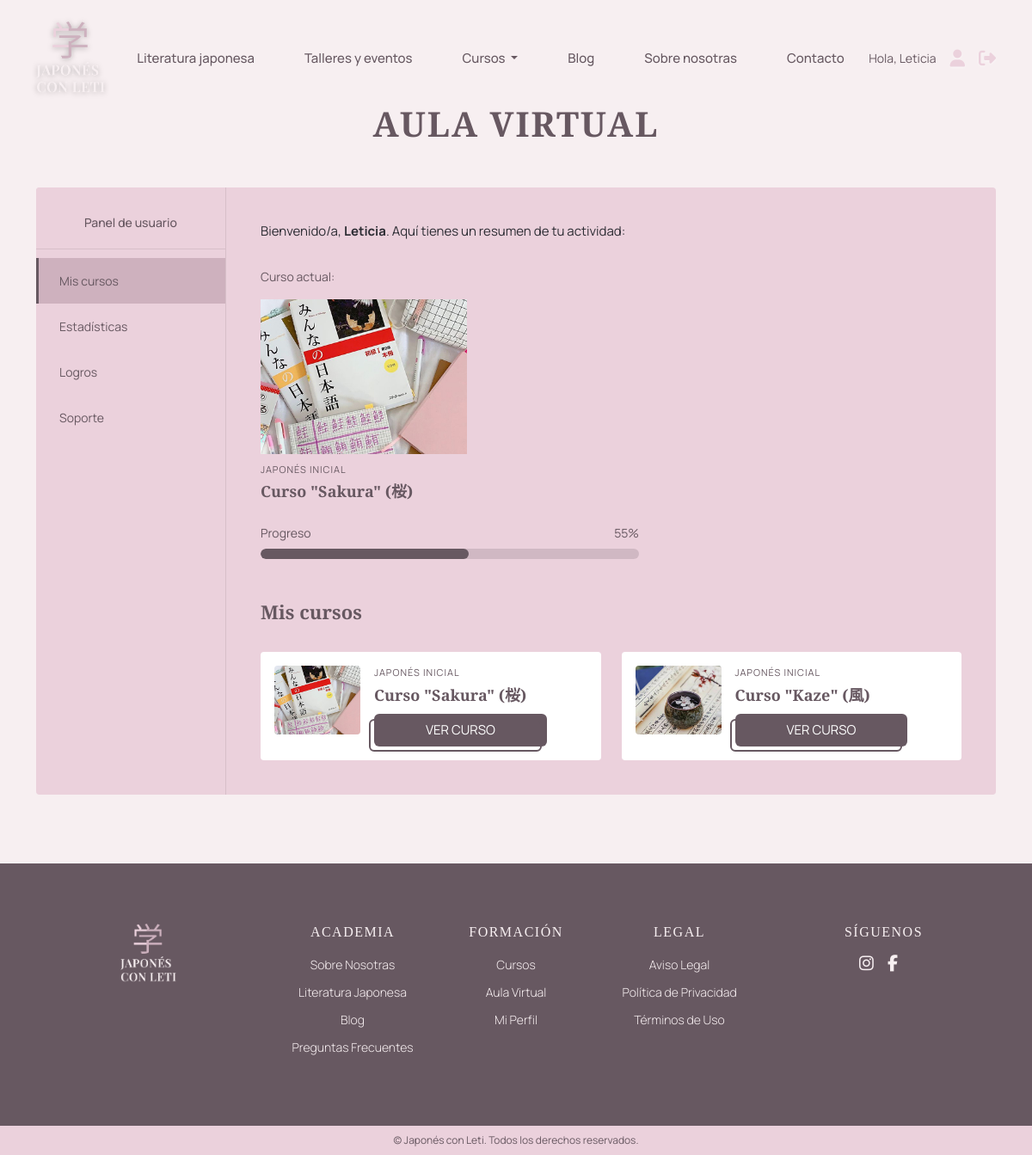
/aula-virtual.php (signed in), run on the app's committed database.
### tables this page shows
CREATE TABLE `usuarios` (
  `id_usuario` int(11) NOT NULL,
  `nombre` varchar(100) NOT NULL,
  `apellido` varchar(100) NOT NULL,
  `nombre_usuario` varchar(100) NOT NULL,
  `email` varchar(255) NOT NULL,
  `password` varchar(255) NOT NULL,
  `telefono` varchar(20) DEFAULT NULL,
  `foto` varchar(255) DEFAULT NULL,
  `rol` enum('admin','cliente') NOT NULL DEFAULT 'cliente',
  `activo` tinyint(1) NOT NULL DEFAULT 1,
  `fecha_registro` datetime NOT NULL DEFAULT current_timestamp()
);

CREATE TABLE `cursos` (
  `id_curso` int(11) NOT NULL,
  `id_nivel` int(11) NOT NULL,
  `titulo` varchar(255) NOT NULL,
  `descripcion` text DEFAULT NULL,
  `img` varchar(255) DEFAULT NULL,
  `activo` tinyint(1) NOT NULL DEFAULT 1,
  `contenidos` text DEFAULT NULL,
  `objetivos` text DEFAULT NULL,
  `subtitulo` varchar(255) DEFAULT NULL,
  `img_grande` varchar(255) DEFAULT NULL,
  `img_kanji` varchar(255) DEFAULT NULL
);

### aula-virtual.php (the view, shortened to what this page needs)
<?php
require_once 'conexion.php';
$id_usuario = $_SESSION['id_usuario'];
$consultaUsuario = $conexion->prepare("SELECT * FROM usuarios WHERE id_usuario = :id_usuario");
$consultaUsuario->execute([':id_usuario' => $id_usuario]);
$usuario = $consultaUsuario->fetch(PDO::FETCH_ASSOC);
$consultaCursos = $conexion->prepare("SELECT cursos.* FROM cursos JOIN usuarios_cursos ON cursos.id_curso = usuarios_cursos.id_curso WHERE usuarios_cursos.id_usuario = :id_usuario");
$consultaCursos->execute([':id_usuario' => $id_usuario]);
$misCursos = $consultaCursos->fetchAll(PDO::FETCH_ASSOC);
$cursoPrincipal = !empty($misCursos) ? $misCursos[0] : null;
include("header.php");
?>
<section class="aula-section">
  <div class="container">
    <h1 class="aula-titulo text-center">AULA VIRTUAL</h1>
    <div class="aula-inner">
      <aside class="aula-sidebar">
        <p class="aula-sidebar-header">Panel de usuario</p>
        <ul class="aula-sidebar-menu">
          <li>
            <a href="#mis-cursos" class="aula-sidebar-link active">Mis cursos</a>
          </li>
          <li>
            <a href="#estadisticas" class="aula-sidebar-link">Estadísticas</a>
          </li>
          <li>
            <a href="#logros" class="aula-sidebar-link">Logros</a>
          </li>
          <li>
            <a href="#soporte" class="aula-sidebar-link">Soporte</a>
          </li>
        </ul>
      </aside>
      <div class="aula-contenido">
        <p class="aula-bienvenida">
          Bienvenido/a, <strong><?= $usuario['nombre'] ?></strong>. Aquí tienes un resumen de tu actividad:
        </p>
        <?php if ($cursoPrincipal) { ?>
          <div class="aula-curso-actual">
            <p class="aula-curso-actual-label">Curso actual:</p>
            <div class="aula-curso-card">
              <img src="img/<?= $cursoPrincipal['img'] ?>" alt="<?= $cursoPrincipal['titulo'] ?>" class="aula-curso-img">
              <p class="aula-curso-nivel">
                <?= $cursoPrincipal['id_nivel'] == 1 ? 'JAPONÉS INICIAL' : 'JAPONÉS INTERMEDIO' ?>
              </p>
              <p class="aula-curso-titulo"><?= $cursoPrincipal['titulo'] ?></p>
            </div>
            <div class="aula-progreso">
              <div class="aula-progreso-header">
                <span>Progreso</span>
                <span>55%</span>
              </div>
              <div class="aula-progreso-barra">
                <div class="aula-progreso-fill" style="width: 55%"></div>
              </div>
            </div>
          </div>
        <?php } ?>
        <div id="mis-cursos" class="aula-mis-cursos mt-5">
          <h2 class="aula-seccion-titulo">Mis cursos</h2>
          <div class="row g-4 mt-2">
            <?php foreach ($misCursos as $curso) { ?>
            <div class="col-md-6">
            <div class="aula-mis-cursos-card">
                <img src="img/<?= $curso['img'] ?>" alt="<?= $curso['titulo'] ?>" class="aula-mis-cursos-img">
                <div class="aula-mis-cursos-info">
                <p class="aula-curso-nivel">
                    <?= $curso['id_nivel'] == 1 ? 'JAPONÉS INICIAL' : 'JAPONÉS INTERMEDIO' ?>
                </p>
                <p class="aula-curso-titulo"><?= $curso['titulo'] ?></p>
                <a href="leccion.php?id=1" class="btn miBoton mt-2">VER CURSO</a>
                </div>
            </div>
            </div>
            <?php } ?>
          </div>
        </div>
      </div>
    </div>
  </div>
</section>
<?php include("footer.php"); ?>

### styles/style.css (style rules this page uses)
:root { --lavanda: #F7EFF1; --rosa: #EBD1DC; --marron-claro: #CEB1BE; --marron-oscuro: #675861; --negro: #2D2D34; --font-serif: "Playfair Display", serif; --font-sans: "Manrope", sans-serif; }
* { margin: 0; padding: 0; box-sizing: border-box; }
a { text-decoration: none; }
h1 { font-family: var(--font-serif); font-weight: 600; letter-spacing: 2px; }
h2 { font-family: var(--font-serif); font-weight: 600; font-size: 30px; }
p { font-family: var(--font-sans); font-size: 15px; }
.miBoton { position: relative; background-color: var(--marron-oscuro); color: white; border-radius: 6px; padding: 8px 60px; display: inline-flex; align-items: center; justify-content: center; border: none; z-index: 2; font-family: var(--font-sans); font-size: 15px; text-transform: uppercase; transition: background-color 0.3s, color 0.3s; }
.miBoton::after { content: ""; position: absolute; top: 6px; left: -6px; width: 100%; height: 100%; border: 2px solid var(--marron-oscuro); border-radius: 6px; z-index: -1; transition: all 0.6s ease; }
.aula-section { background-color: var(--lavanda); min-height: 100vh; padding: 120px 0 80px; }
.aula-titulo { font-family: var(--font-serif); font-size: 40px; font-weight: 600; color: var(--marron-oscuro); letter-spacing: 2px; margin-bottom: 50px; }
.aula-inner { display: flex; gap: 0; align-items: flex-start; background-color: var(--rosa); border-radius: 4px; overflow: hidden; }
.aula-sidebar { width: 220px; flex-shrink: 0; background-color: var(--rosa); padding: 30px 0; }
.aula-sidebar-header { font-family: var(--font-sans); font-size: 14px; font-weight: 500; color: var(--marron-oscuro); text-align: center; padding: 0 20px 20px; border-bottom: 1px solid rgba(103, 88, 97, 0.15); margin-bottom: 10px; }
.aula-sidebar-menu { list-style: none; padding: 0; margin: 0; }
.aula-sidebar-link { display: block; font-family: var(--font-sans); font-size: 14px; color: var(--marron-oscuro); padding: 16px 24px; text-decoration: none; transition: background-color 0.2s; border-left: 3px solid transparent; }
.aula-sidebar-link:hover, .aula-sidebar-link.active { background-color: var(--marron-claro); color: var(--marron-oscuro); border-left: 3px solid var(--marron-oscuro); }
.aula-contenido { flex: 1; padding: 40px; border-left: 1px solid rgba(103, 88, 97, 0.15); }
.aula-bienvenida { font-family: var(--font-sans); font-size: 15px; color: var(--negro); margin-bottom: 30px; }
.aula-curso-actual-label { font-family: var(--font-sans); font-size: 14px; color: var(--marron-oscuro); margin-bottom: 16px; }
.aula-curso-card { display: inline-block; margin-bottom: 24px; }
.aula-curso-img { width: 240px; height: 180px; object-fit: cover; display: block; margin-bottom: 10px; }
.aula-curso-nivel { font-family: var(--font-sans); font-size: 11px; text-transform: uppercase; letter-spacing: 1px; color: var(--marron-oscuro); margin: 0; }
.aula-curso-titulo { font-family: var(--font-serif); font-size: 18px; color: var(--marron-oscuro); font-weight: 600; margin: 4px 0 0; }
.aula-progreso { max-width: 440px; margin-bottom: 16px; }
.aula-progreso-header { display: flex; justify-content: space-between; font-family: var(--font-sans); font-size: 14px; color: var(--marron-oscuro); margin-bottom: 8px; }
.aula-progreso-barra { width: 100%; height: 12px; background-color: rgba(103, 88, 97, 0.2); border-radius: 6px; overflow: hidden; }
.aula-progreso-fill { height: 100%; background-color: var(--marron-oscuro); border-radius: 6px; transition: width 0.5s ease; }
.aula-seccion-titulo { font-family: var(--font-serif); font-size: 22px; color: var(--marron-oscuro); font-weight: 600; margin-bottom: 10px; }
.aula-mis-cursos-card { background-color: white; display: flex; gap: 16px; padding: 16px; border-radius: 4px; }
.aula-mis-cursos-img { width: 100px; height: 80px; object-fit: cover; border-radius: 4px; flex-shrink: 0; }
.aula-mis-cursos-info { display: flex; flex-direction: column; justify-content: center; }

### data on the page
usuarios: nombre "Leticia"
cursos: img (picture), titulo "Curso \"Sakura\" (桜)", shows "JAPONÉS INICIAL"
cursos: img (picture), shows "JAPONÉS INICIAL", titulo "Curso \"Kaze\" (風)"

### other printed values
$_SESSION['nombre'] "Leticia"
